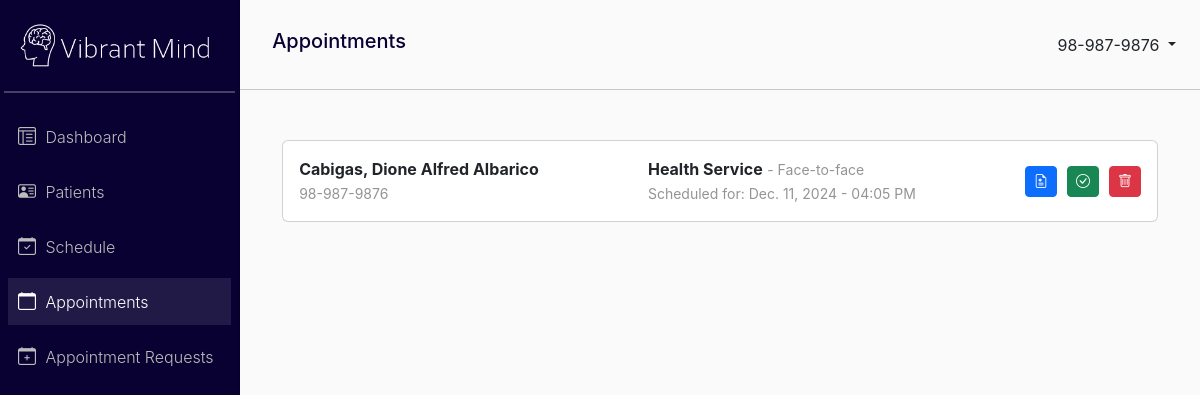
/staff/appointment/?status=done (signed in), run on the app's committed database.
### VibrantMind_app/models.py (models this page shows, shortened)
class Appointment(models.Model):
    SESSION_TYPE = (
        ('Health Service', 'Health Service'),
        ('Counceling Service', 'Counceling Service'),
    )
    STAFF_CHOICE = (
        ('Health Staff', 'Health Staff'),
        ('Counceling Staff', 'Counceling Staff'),
    )
    APPOINTMENT_TYPE = (
        ('Face-to-face', 'Face-to-Face'),
        ('Online', 'Online'),
    )
    patient = models.ForeignKey(Patient, on_delete=models.CASCADE)
    session_type = models.CharField(max_length=100, choices=SESSION_TYPE, null=True)
    appointment_type = models.CharField(max_length=100, choices=APPOINTMENT_TYPE, null=True)
    date = models.DateField(blank=True, null=True)
    time = models.TimeField(blank=True, null=True)
    staff = models.CharField(max_length=100, choices=STAFF_CHOICE, blank=True)
    notes = models.TextField(null=True)
    dateRequested = models.DateField(auto_now_add=True, null=True)
    timeRequested = models.TimeField(auto_now_add=True, null=True)
    approval = models.BooleanField(default=False)
    is_done = models.BooleanField(default=False)
    is_removed = models.BooleanField(default=False)

class Patient(models.Model):
    userProfile = models.OneToOneField(UserProfile, on_delete=models.CASCADE)
    phone_number = models.CharField(max_length=15, blank=True, null=True)
    emergency_contact_name = models.CharField(max_length=100, blank=True, null=True)
    emergency_contact_relationship = models.CharField(max_length=100, blank=True, null=True)
    emergency_contact_phone = models.CharField(max_length=15, blank=True, null=True)
    address = models.TextField(blank=True, null=True)
    date_of_birth = models.DateField(blank=True, null=True)

class UserProfile(models.Model):
    USER_TYPE = (
        ('student', 'Student'),
        ('staff', 'Staff'),
    )
    GENDER_CHOICE = (
        ('M', 'Male'),
        ('F', 'Female'),
    )
    user = models.OneToOneField(User, on_delete=models.CASCADE)
    lastName = models.CharField(max_length=100, blank=True, null=True)
    firstName = models.CharField(max_length=100, blank=True, null=True)
    middleName = models.CharField(max_length=100, blank=True, null=True)
    age = models.PositiveIntegerField(blank=True, null=True)
    gender = models.CharField(max_length=1, choices=GENDER_CHOICE, blank=True, null=True)
    email = models.CharField(max_length=100, blank=True, null=True)
    user_type = models.CharField(max_length=50, choices=USER_TYPE, blank=True, null=True)

### VibrantMind_app/views.py (the view)
# urls.py: path('staff/appointment/', views.appointment_view, name='appointment_list'),
@login_required
def appointment_view(request):
    status = request.GET.get('status', 'not_done')  # Default: Not Done
    if status == 'done':
        appointments = Appointment.objects.filter(is_done=True).order_by('-dateRequested', '-timeRequested')
    else:
        appointments = Appointment.objects.filter(approval=True, is_done=False, is_removed=False).order_by('-dateRequested', '-timeRequested')
    context = {'appointments': appointments}
    return render(request, 'staff/appointment.html', context)

### VibrantMind_app/templates/Staff/appointment.html (shortened to what this page needs)
{% extends 'staff/base.html' %}
{% block navTitle %}Appointments{% endblock %}
{% block content %}
<div class="container-fluid" style="margin-top: 20px;">
    {% for appointment in appointments %}
            <div class="card" style="margin-bottom: 10px;">
                <div class="card-body">
                    <div class="d-flex" style="justify-content: space-between;">
                        <div>
                            <b>{{ appointment.patient.userProfile.lastName }}, {{ appointment.patient.userProfile.firstName }} {{ appointment.patient.userProfile.middleName }}</b>
                            <br> <span class="appointment-card-span">{{ appointment.patient.userProfile.user.username }}</span>
                        </div>
                        <div style="margin: auto 0;">
                            <b>{{ appointment.session_type }}</b> <span class="appointment-card-span"> - {{ appointment.appointment_type }}</span>
                            <br> <span class="appointment-card-span">Scheduled for: {{ appointment.date }} - {{ appointment.time|time:"h:i A" }}</span>
                        </div>
                        <div style="margin: auto 0; display: flex; gap: 10px;">
                            <button type="button" class="btn btn-primary btn-sm" data-bs-toggle="modal" data-bs-target="#prescriptionModal{{ appointment.patient.id }}">
                                <i class="bi bi-file-earmark-medical"></i>
                            </button>
                            <form method="post" action="{% url 'mark_appointment_done' appointment.id %}">
                                <button type="submit" class="btn btn-success btn-sm">
                                    <i class="bi bi-check-circle"></i>
                                </button>
                            </form>
                            <form method="post" action="{% url 'delete_appointment' appointment.id %}">
                                <button type="submit" class="btn btn-danger btn-sm">
                                    <i class="bi bi-trash"></i>
                                </button>
                            </form>
                        </div>
                    </div>
                </div>
            </div>
    {% endfor %}
</div>
{% endblock %}

### VibrantMind_app/templates/Staff/base.html (shortened to what this page needs)
<!DOCTYPE html>
<html lang="en">
  <head>
    <link rel="stylesheet" href="https://cdn.jsdelivr.net/npm/bootstrap@5.3.3/dist/css/bootstrap.min.css">
    <link href="https://cdn.jsdelivr.net/npm/bootstrap-icons/font/bootstrap-icons.css" rel="stylesheet">
    {% load static %}
    <link rel="stylesheet" href="{% static 'css/styles.css' %}" />
  </head>
  <body>
    <div id="wrapper">
      {% include "staff/sidebar.html" with request=request %}
      <div id="content-wrapper" class="d-flex flex-column">
        <div id="content">
          <nav class="navbar">
            <div class="container-fluid" style="margin-left: 20px">
              <div style="color: #090131;">
                <h5>{% block navTitle %}Welcome! {{ request.user.userprofile.lastName }}, {{ request.user.userprofile.firstName }}{% endblock %}</h5>
              </div>
              <div class="dropdown">
                <button
                  class="btn btn-transparent dropdown-toggle"
                  type="button"
                  id="dropdownMenuButton"
                  data-bs-toggle="dropdown"
                  aria-expanded="false"
                  style="background-color: transparent; border: none;"
                >
                  {{ request.user.username }}
                </button>
              </div>
            </div>
          </nav>
          <div class="container-fluid" style="padding: 30px">
            {% block content %} {% endblock %}
          </div>
        </div>
      </div>
    </div>
  </body>
</html>

### VibrantMind_app/static/css/styles.css (style rules this page uses)
body { font-family: 'Inter', sans-serif; margin: 0; padding: 0; }
#wrapper { display: flex; }
#wrapper #content-wrapper { background-color: #FAFAFB; width: 100%; max-height: 100vh; overflow-x: hidden; }
.navbar { height: 90px; background-color: #FAFAFB; border-bottom: 0.5px solid rgb(0, 0, 0, .2); }
.appointment-card-span { font-size: 14px; color: #949494; }

### data on the page
Appointment: patient.userProfile.lastName "Cabigas", patient.userProfile.firstName "Dione Alfred", patient.userProfile.middleName "Albarico", patient.userProfile.user.username "98-987-9876", session_type "Health Service", appointment_type "Face-to-face", date "Dec. 11, 2024", time "04:05 PM"

### other printed values
{{ request.user.username }} "98-987-9876"
